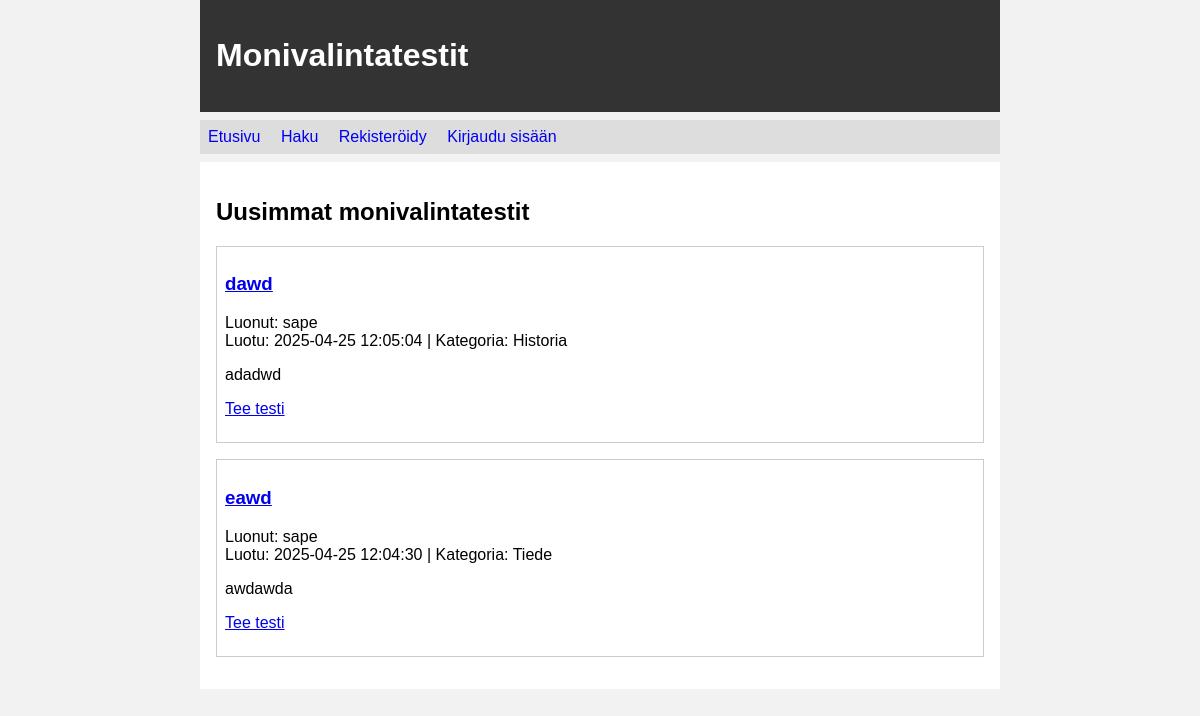
The page / on the database its author committed.
### tables this page shows
CREATE TABLE sets (
        id INTEGER PRIMARY KEY,
        title TEXT,
        description TEXT,
        user_id INTEGER REFERENCES users,
        category_id INTEGER REFERENCES categories,
        created_at TEXT,
        published INTEGER DEFAULT 0
    );

CREATE TABLE users (
        id INTEGER PRIMARY KEY,
        username TEXT UNIQUE,
        password_hash TEXT
    );

CREATE TABLE categories (
        id INTEGER PRIMARY KEY,
        name TEXT UNIQUE
    );

### app.py (the view)
@app.route("/")
def index():
    return render_template("index.html", sets=list_sets())

### app.py (called while the page is built)
def list_sets():
    return db.query("""SELECT s.*, c.name AS category_name, u.username
                       FROM sets s
                       JOIN users u ON s.user_id=u.id
                       LEFT JOIN categories c ON s.category_id=c.id
                       WHERE s.published=1
                       ORDER BY s.id DESC""")

### db.py (called while the page is built)
def get_connection():
    con = sqlite3.connect("database.db")
    con.execute("PRAGMA foreign_keys = ON")
    con.row_factory = sqlite3.Row
    return con

def query(sql, params=None):
    if params is None:
        params = []
    con = get_connection()
    try:
        return con.execute(sql, params).fetchall()
    finally:
        con.close()

### templates/index.html (shortened to what this page needs)
{% extends "layout.html" %}
{% block content %}
<h2>Uusimmat monivalintatestit</h2>
{% for item in sets %}
<div class="set-box">
  <h3><a href="/set/{{ item.id }}">{{ item.title }}</a></h3>
  <p>Luonut: {{ item.username }}<br>
     Luotu: {{ item.created_at }}{% if item.category_name %} | Kategoria: {{ item.category_name }}{% endif %}
  </p>
  <p>{{ item.description }}</p>
  <p><a href="/attempt_set/{{ item.id }}">Tee testi</a></p>
</div>
{% endfor %}
{% endblock %}

### static/main.css (style rules this page uses)
body { margin: auto; max-width: 50em; font-family: sans-serif; background-color: #f2f2f2; }
.set-box, .question { border: 1px solid #ccc; margin: 1em 0; padding: 0.5em; }

### rows shown on the page
sets: title "dawd", username "sape", created_at "2025-04-25 12:05:04", category_name "Historia", description "adadwd"
sets: title "eawd", username "sape", created_at "2025-04-25 12:04:30", category_name "Tiede", description "awdawda"
